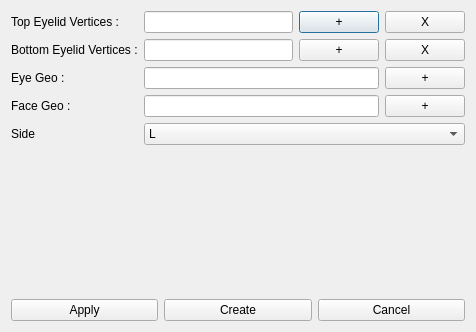
<?xml version="1.0" encoding="UTF-8"?>
<ui version="4.0">
 <class>DlgCartoonEye</class>
 <widget class="QDialog" name="DlgCartoonEye">
  <property name="geometry">
   <rect>
    <x>0</x>
    <y>0</y>
    <width>476</width>
    <height>332</height>
   </rect>
  </property>
  <property name="windowTitle">
   <string>Dialog</string>
  </property>
  <layout class="QVBoxLayout" name="verticalLayout">
   <item>
    <layout class="QFormLayout" name="formLayout">
     <item row="0" column="0">
      <widget class="QLabel" name="label">
       <property name="text">
        <string>Top Eyelid Vertices :</string>
       </property>
      </widget>
     </item>
     <item row="0" column="1">
      <layout class="QHBoxLayout" name="horizontalLayout">
       <item>
        <widget class="QLineEdit" name="leTopVtx">
         <property name="readOnly">
          <bool>true</bool>
         </property>
        </widget>
       </item>
       <item>
        <widget class="QPushButton" name="btnTopVtxAdd">
         <property name="text">
          <string>+</string>
         </property>
        </widget>
       </item>
       <item>
        <widget class="QPushButton" name="btnTopVtxRemove">
         <property name="text">
          <string>X</string>
         </property>
        </widget>
       </item>
      </layout>
     </item>
     <item row="1" column="0">
      <widget class="QLabel" name="label_2">
       <property name="text">
        <string>Bottom Eyelid Vertices :</string>
       </property>
      </widget>
     </item>
     <item row="1" column="1">
      <layout class="QHBoxLayout" name="horizontalLayout_2">
       <item>
        <widget class="QLineEdit" name="leBottomVtx">
         <property name="readOnly">
          <bool>true</bool>
         </property>
        </widget>
       </item>
       <item>
        <widget class="QPushButton" name="btnBottomVtxAdd">
         <property name="text">
          <string>+</string>
         </property>
        </widget>
       </item>
       <item>
        <widget class="QPushButton" name="btnBottomVtxRemove">
         <property name="text">
          <string>X</string>
         </property>
        </widget>
       </item>
      </layout>
     </item>
     <item row="2" column="0">
      <widget class="QLabel" name="label_3">
       <property name="text">
        <string>Eye Geo :</string>
       </property>
      </widget>
     </item>
     <item row="2" column="1">
      <layout class="QHBoxLayout" name="horizontalLayout_3">
       <item>
        <widget class="QLineEdit" name="leEyeGeo">
         <property name="readOnly">
          <bool>true</bool>
         </property>
        </widget>
       </item>
       <item>
        <widget class="QPushButton" name="btnEyeGeoAdd">
         <property name="text">
          <string>+</string>
         </property>
        </widget>
       </item>
      </layout>
     </item>
     <item row="3" column="1">
      <layout class="QHBoxLayout" name="horizontalLayout_4">
       <item>
        <widget class="QLineEdit" name="leFaceGeo">
         <property name="readOnly">
          <bool>true</bool>
         </property>
        </widget>
       </item>
       <item>
        <widget class="QPushButton" name="btnFaceGeoAdd">
         <property name="text">
          <string>+</string>
         </property>
        </widget>
       </item>
      </layout>
     </item>
     <item row="3" column="0">
      <widget class="QLabel" name="label_4">
       <property name="text">
        <string>Face Geo :</string>
       </property>
      </widget>
     </item>
     <item row="4" column="0">
      <widget class="QLabel" name="label_5">
       <property name="text">
        <string>Side</string>
       </property>
      </widget>
     </item>
     <item row="4" column="1">
      <widget class="QComboBox" name="cbSide">
       <item>
        <property name="text">
         <string>L</string>
        </property>
       </item>
       <item>
        <property name="text">
         <string>R</string>
        </property>
       </item>
      </widget>
     </item>
    </layout>
   </item>
   <item>
    <spacer name="verticalSpacer">
     <property name="orientation">
      <enum>Qt::Orientation::Vertical</enum>
     </property>
     <property name="sizeHint" stdset="0">
      <size>
       <width>20</width>
       <height>40</height>
      </size>
     </property>
    </spacer>
   </item>
   <item>
    <layout class="QHBoxLayout" name="horizontalLayout_5">
     <item>
      <widget class="QPushButton" name="btnApply">
       <property name="text">
        <string>Apply</string>
       </property>
      </widget>
     </item>
     <item>
      <widget class="QPushButton" name="btnCreate">
       <property name="text">
        <string>Create</string>
       </property>
      </widget>
     </item>
     <item>
      <widget class="QPushButton" name="btnCancel">
       <property name="text">
        <string>Cancel</string>
       </property>
      </widget>
     </item>
    </layout>
   </item>
  </layout>
 </widget>
 <resources/>
 <connections/>
</ui>
